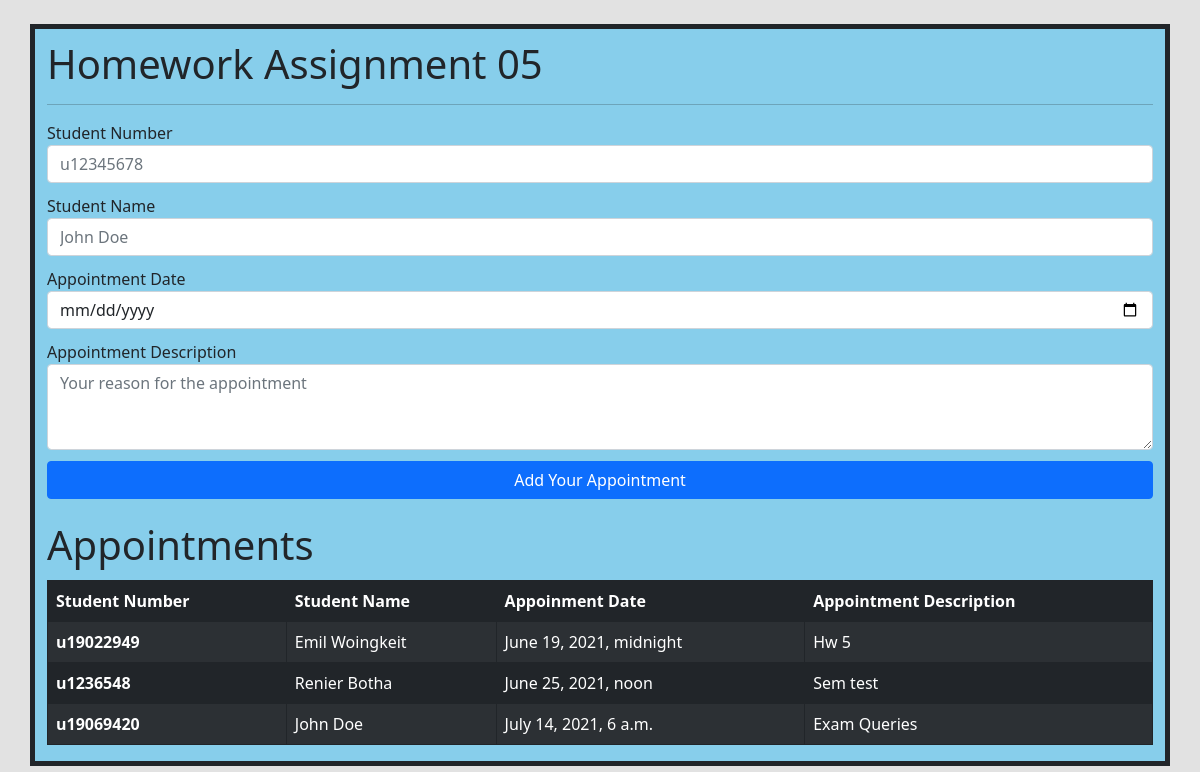
The page / on the database its author committed.
### appointapp/models.py (models this page shows, shortened)
class Appointments(models.Model):
    studentNum = models.CharField(max_length=9)
    studentName = models.CharField(max_length=100)
    appointDate = models.DateTimeField(blank=True, null=True)
    appointDesc = models.CharField(max_length=250)

### appointapp/views.py (the view)
# urls.py: url(r'^$', display, name="appointapp_display"),
def display(request):
    app = Appointments.objects.all()
    return render(request, "index.html", {'file': app})

### templates/index.html (shortened to what this page needs)
{% load static %}
<!DOCTYPE html>
<html>
    <head>
        <link rel="stylesheet" href="{% static 'css/main.css' %}"/>
        <link rel="stylesheet" href="{% static 'css/bootstrap.min.css' %}"/>
        <link rel="stylesheet" href="{% static 'css/bootstrap.css' %}"/>
    </head>
    <body class="body">
        <div class="container">
            <h1>Homework Assignment 05</h1>
            <hr/>
            <form action="" method="POST">
                <div class="form-group" style="margin-bottom: 1%;">
                    <label for="studentNum">Student Number</label>
                    <input type="text" class="form-control" id="studentNum" placeholder="u12345678">
                </div>
                <div class="form-group" style="margin-bottom: 1%;">
                    <label for="studentName">Student Name</label>
                    <input type="text" class="form-control" id="studentName" placeholder="John Doe">
                </div>
                <div class="form-group" style="margin-bottom: 1%;">
                    <label for="appDate">Appointment Date</label>
                    <input type="date" class="form-control" id="appDate" placeholder="yyyy/mm/dd">
                </div>
                <div class="form-group" style="margin-bottom: 1%;">
                    <label for="appDesc">Appointment Description</label>
                    <textarea class="form-control" id="appDesc" placeholder="Your reason for the appointment" rows="3"></textarea>
                </div>
                <div class="form-group">
                    <button type="button" class="btn btn-primary">Add Your Appointment</button>
                </div>
            </form>
            <div class="tbl">
                <h1>Appointments</h1>
                <table class="table table-dark table-striped table-bordered border-dark">
                    <thead>
                        <tr>
                            <th scope="col">Student Number</th>
                            <th scope="col">Student Name</th>
                            <th scope="col">Appoinment Date</th>
                            <th scope="col">Appointment Description</th>
                        </tr>
                    </thead>
                    <tbody>
                        {% for item in file %}
                        <tr>
                            <th scope="row">
                                {{item.studentNum}}
                            </th>
                            <td>
                                {{item.studentName}}
                            </td>
                            <td>
                                {{item.appointDate}}
                            </td>
                            <td>
                                {{item.appointDesc}}
                            </td>
                        </tr>
                        {% endfor %}
                    </tbody>
                </table>
            </div>
        </div>
    </body>
</html>

### static/css/main.css (style rules this page uses)
.body { background-color: rgb(226, 226, 226); }
.container { margin-top: 2%; border-style: solid; border-width: thick; background-color: skyblue; margin-bottom: 2%; }
.container h1 { margin-top: 1%; }
.tbl h1 { margin-top: 2%; margin-bottom: 1%; }
.btn { width: 100%; }

### rows shown on the page
Appointments: studentNum "u19022949", studentName "Emil Woingkeit", appointDate "June 19, 2021, midnight", appointDesc "Hw 5"
Appointments: studentNum "u1236548", studentName "Renier Botha", appointDate "June 25, 2021, noon", appointDesc "Sem test"
Appointments: studentNum "u19069420", studentName "John Doe", appointDate "July 14, 2021, 6 a.m.", appointDesc "Exam Queries"
